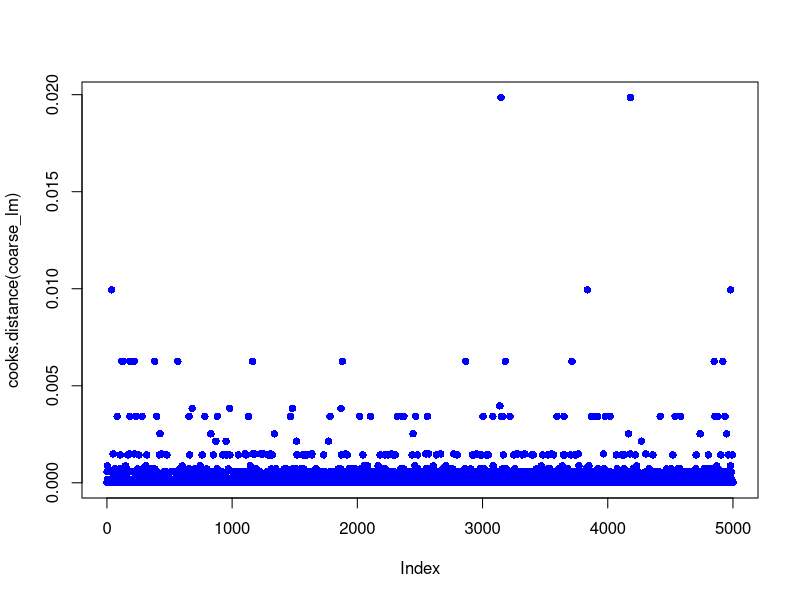

This chart was generated by the following R code:
library(purrr)
library(MASS)
set.seed(24601)
library(tidyverse)


patient_count <- 50
id_count <- 100

lambda_ <- rep(sample(2:8, size = id_count, replace = TRUE), patient_count)
p <- rep(rnorm(id_count, 0.4, 0.2), patient_count) # prob of SNP
p <- pmax(pmin(1, p), 0)
z <- rep(sample(c(-0.2, 0, 0.2), size = id_count, replace = TRUE, prob = c(0.15,0.7,0.15)), patient_count) # prob of getting PTM w/o SNP
q <- rep(rnorm(id_count, 0.3, 0.15), patient_count) # prob of getting PTM w/o SNP
q <- pmax(pmin(1, q), 0.2)


n = rpois(patient_count*id_count, lambda = lambda_)
n = replace(n, n==0, 1)
x = rbinom(patient_count*id_count, n, p)
y1 = rbinom(patient_count*id_count, x, q+z)
y2 = rbinom(patient_count*id_count, n-x, q)


# n = matrix(n, nrow = id_count, ncol=patient_count)
# x = matrix(x, nrow = id_count, ncol=patient_count)
# y1 = matrix(y1, nrow = id_count, ncol=patient_count)
# y2 = matrix(y2, nrow = id_count, ncol=patient_count)
# 
# n[1:5, 1:5]
# x[1:5, 1:5]
# y1[1:5, 1:5]
# y2[1:5, 1:5]
# 
# n[19]
# x[19]
# y1[19]
# y2[19]
# y[19]

# Convert the data to matrix form, this is the original form
dat = data.frame(patient=rep(1:patient_count,id_count), 
                 snp_ptm_id=rep(1:id_count,each=patient_count), peptide=n,
                 snp=x,non_snp=n-x,snp_ptm=y1,non_snp_ptm=y2,effect_size=z)
dat = as_tibble(dat)
print(dat, n = 100)

# Convert to a coarser form
dat_coarse = dat
dat_coarse$snp_type = dat_coarse$snp/dat_coarse$peptide
dat_coarse$snp_type[dat_coarse$snp_type<0.33] = 0
dat_coarse$snp_type[dat_coarse$snp_type>0.66] = 1
dat_coarse$snp_type[(dat_coarse$snp_type != 0) & (dat_coarse$snp_type != 1)] = 0.5
dat_coarse$ptm_count = dat_coarse$snp_ptm + dat_coarse$non_snp_ptm #not using?
dat_coarse = dat_coarse %>% select(patient, snp_ptm_id, peptide, snp_type, snp_ptm)
print(dat_coarse, n = 100)


coarse_lm <- lm(snp_ptm ~ snp_type, data = dat_coarse)
summary(coarse_lm)
plot(cooks.distance(coarse_lm), pch = 16, col = "blue")

##################################################################
# Task 1, compare the performance using dat and dat_coarse
# Task 2, make the parameters sampled from distribution instead of using a fixed number
# for probability of getting a snp, we should make it a bit more realistic
# We first sample p from a defined distribution (prefer to have most of them as 
# small values). then for each patient, we do a binomial with sample size of 2
# mimicing the behavior of two chromosome copies. Note, p is associated with
# snp_ptm_id, so for different patient with same snp_ptm_id, p should be the same.
# Similarly, q should be associated with snp_ptm_id as well. no preference on distribution
# similarly, z should be associated with snp_ptm_id. make sure 0<=p+z<=1
# lambda_ associated with snp_ptm_id.
# compare the performance under this setting.
